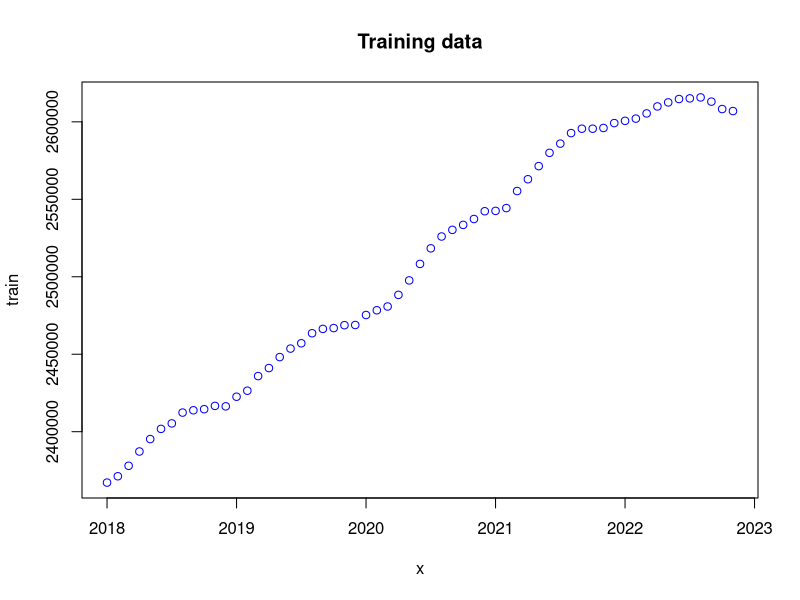
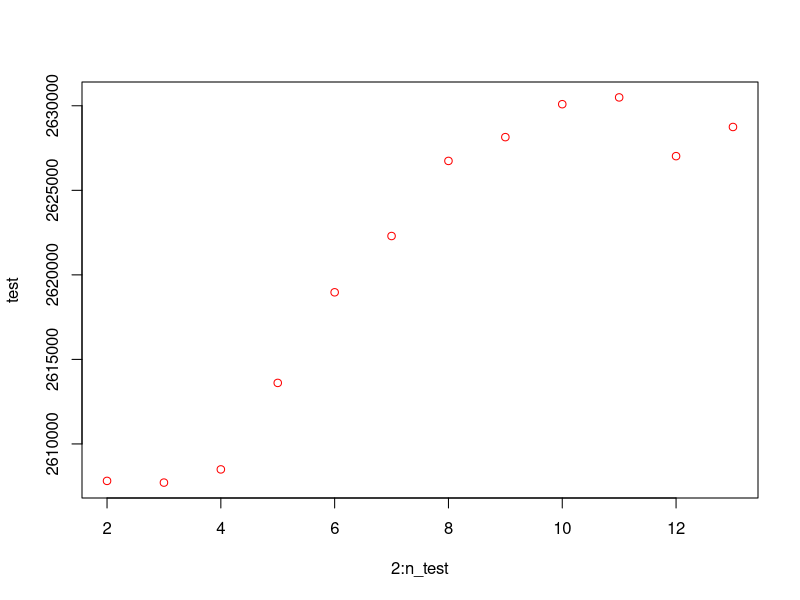

Here is the R script that generated these plots, in order:
# Required package to read excel
library("readxl")

# Import the training and test data
my_data <- read_excel("Assignment 1/DST_BIL54_train.xlsx")
n_train <- length(my_data)
train <- unlist(my_data[1, 2:n_train])
x <- seq(2018, 2022 + 10/12, by = 1 / 12)

my_data <- read_excel("Assignment 1/DST_BIL54_test.xlsx")
n_test <- length(my_data)
test <- unlist(my_data[1, 2:n_test])



##### Q1 #####
plot(x, train, col = "blue", title("Training data"))

plot(2:n_test, test, col = "red")






##### Q2 #####
# Q2.1
ones <- rep(1, length(x))
x_ols <- cbind(ones, x)
theta <- solve(t(x_ols) %*% x_ols) %*% t(x_ols) %*% train

y_hat <- x_ols %*% theta
#plot(x, y_hat, col = "blue", title("Training data - OLS estimate"))
print(theta)

error <- train - y_hat
RSS_ols <- t(error) %*% error
sigma2 <- as.numeric(RSS_ols) / (n_train - length(theta))

V_ols <- sigma2 * solve(t(x_ols) %*% x_ols)
s_ols <- sqrt(V_ols)



##### Q3 #####






##### Q4 #####